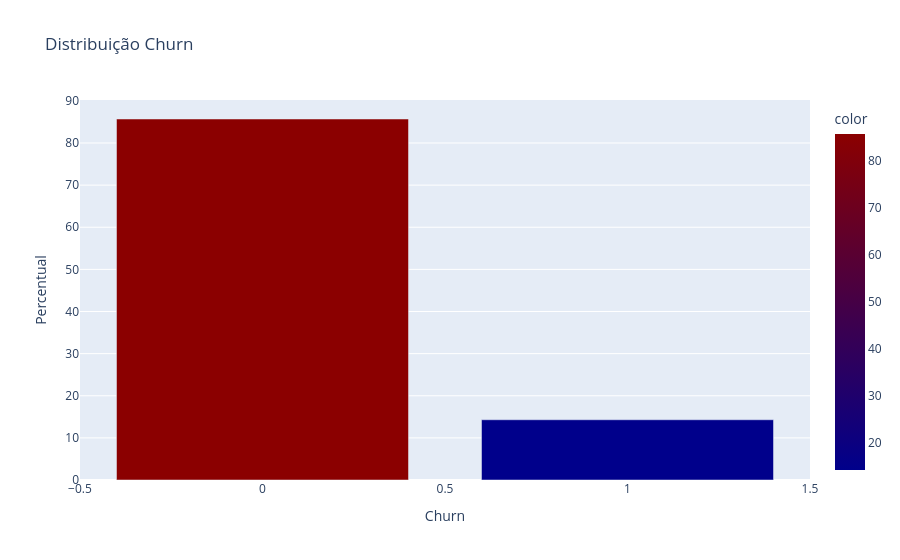

The notebook cell this image was saved under:
### Markdown cell above
### Distribuição da Variável Target
- Há desbalanceamento da variável target.
- 85.7% está na empresa. 14.3% já saiu.

### Code cell
table = df_churn.value_counts('churn', normalize=True).sort_values(ascending=True) * 100
fig = px.bar(
  table,
  title="Distribuição Churn",
  labels={ 'churn': 'Churn', 'value': 'Percentual'},
  color=table.values,
  color_continuous_scale=['darkblue', 'darkred'],
)

fig.show()

### Figure 1 — Plotly figure (JSON) as saved in the notebook; plotly's stock layout.template omitted (floating-point values rounded to 4 significant figures)
{"data": [{"hovertemplate": "Churn=%{x}<br>Percentual=%{y}<br>color=%{marker.color}<extra></extra>", "legendgroup": "", "marker": {"color": [14.3, 85.7], "coloraxis": "coloraxis", "pattern": {"shape": ""}}, "name": "", "orientation": "v", "showlegend": false, "textposition": "auto", "type": "bar", "x": [1, 0], "xaxis": "x", "y": [14.3, 85.7], "yaxis": "y"}], "layout": {"barmode": "relative", "coloraxis": {"autocolorscale": false, "colorbar": {"title": {"text": "color"}}, "colorscale": [[0, "darkblue"], [1, "darkred"]]}, "legend": {"tracegroupgap": 0}, "title": {"text": "Distribuição Churn"}, "xaxis": {"anchor": "y", "domain": [0, 1], "title": {"text": "Churn"}}, "yaxis": {"anchor": "x", "domain": [0, 1], "title": {"text": "Percentual"}}}}
